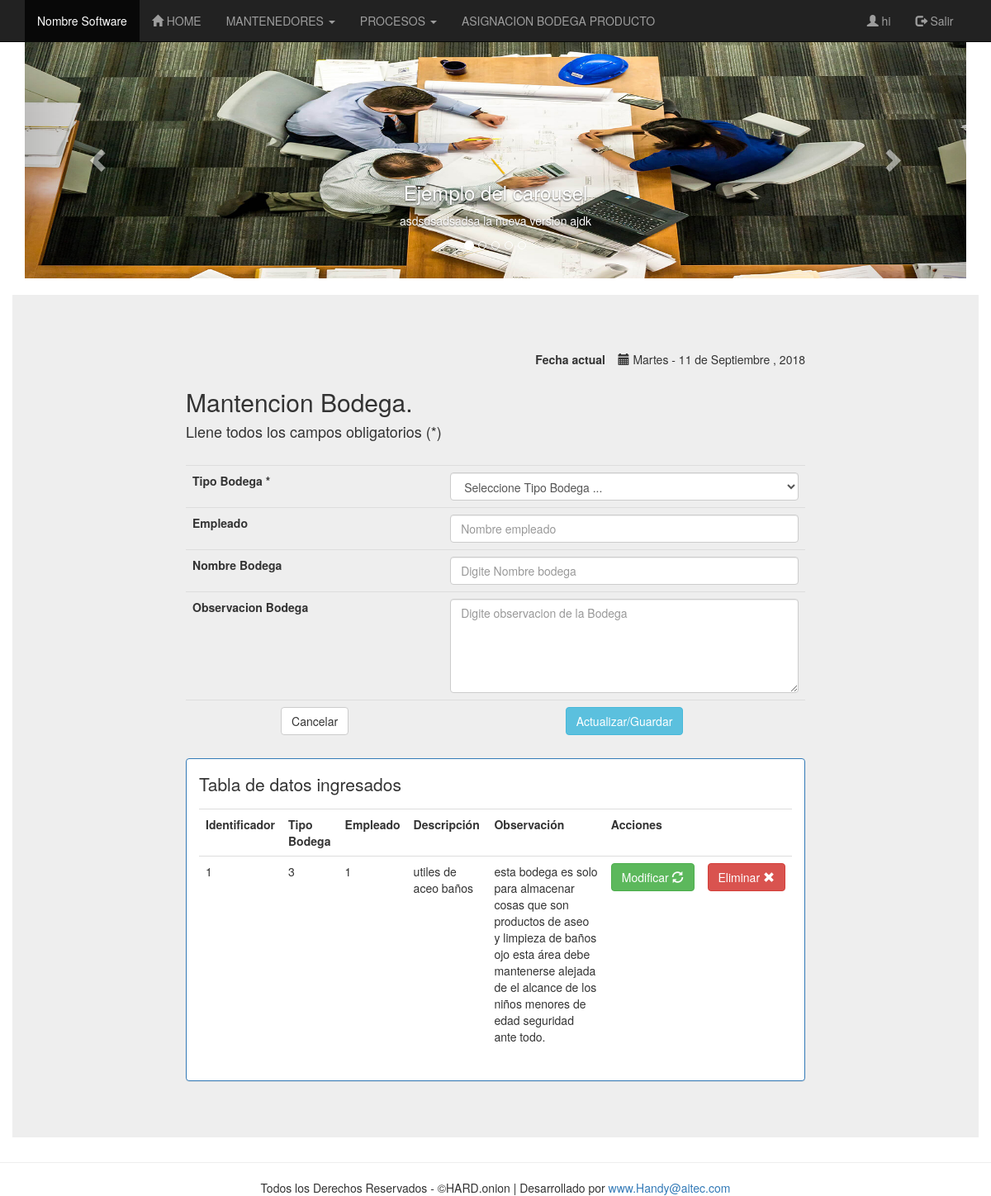
Screenshot of /index.php?control=manbodega (signed in) with the database file from the repository.
### tables this page shows
CREATE TABLE `tbodega` (
  `ID_BODEGA` int(11) NOT NULL,
  `ID_TIPO_BODEGA` int(11) NOT NULL,
  `ID_EMPLEADO` int(11) NOT NULL,
  `DESCRIPCION_BODEGA` varchar(50) DEFAULT NULL,
  `OBSERVACION_BODEGA` varchar(250) DEFAULT NULL
);

### controlador/fecha.php (called while the page is built)
<?php
$fecha = getdate();
$diaN  = date('d');
$anio  = date('Y');
$meses = ["Enero", "Febrero", "Marzo", "Abril", "Mayo", "Junio", "Julio", "Agosto", "Septiembre", "Octubre", "Noviembre", "Diciembre"];
$diaS  = ["Domingo", "Lunes", "Martes", "Miercoles", "Jueves", "Viernes", "Sábado"];
$dia   = $diaS[$fecha['wday']];
$mes   = $meses[$fecha['mon'] - 1];

### vista/manbodega.view.php (the view, shortened to what this page needs)
<div class="container jumbotron">
    <div class="row">
        <div class="col-sm-2">
        </div>
        <div class="col-sm-8">
                  <?php
include 'controlador/fecha.php';
?>
<br>
  <div class="btn-group btn-group-justified" role="group">
         <div class="fecha pull-right">
            <label>Fecha actual &nbsp;&nbsp;</label>
                    <i class="glyphicon glyphicon-calendar"></i>
                    <span><?php echo "$dia - $diaN de $mes , $anio " ?></span>
                </div></div>
             <h2> Mantencion Bodega.</h2>
                    <h4> Llene todos los campos obligatorios (*)</h4><br/>
            <table class="table" >
                <form action="#" name="bodega" method="post">
                    <tr>
                        <th>Tipo Bodega * &nbsp;</th>
                        <td><select  name="TipoBodega" id="TipoBodega"  maxlength="30" required class="form-control">
 <option value="0"> Seleccione Tipo Bodega ... </option>
                        </select>
                        </td>
                    </tr>
                     <tr>
                        <th>Empleado &nbsp;</th>
                        <td><input type="text" name="Empleado" id="Empleado" maxlength="30" required placeholder="Nombre empleado" class="form-control" onpaste="return false"></td>
                    </tr>
                      <tr>
                        <th>Nombre Bodega &nbsp;</th>
                        <td><input type="text" name="Descripcion" id="Descripcion" maxlength="50" required placeholder="Digite Nombre bodega" onkeypress="return soloLetras(event)"  class="form-control" onpaste="return false"></td>
                    </tr>
                    <tr>
                        <th>Observacion Bodega &nbsp;</th>
                        <td><textarea type="text" rows="5" name="observacion" id="observacion" maxlength="250" required placeholder="Digite observacion de la Bodega" class="form-control" onpaste="return false"></textarea> </td>
                    </tr>
                    <tr>
                        <td align="center">
                            <input type="reset" name="limpiar" value="Cancelar" class="btn btn-default">
                        </td>
                        <td align="center">
                            <input type="submit" name="enviar" value="Actualizar/Guardar" class="btn btn-info">
                        </td>
                    </tr>
                </form>
            </table>
              <div class="panel panel-primary">
        <div class="panel-body">
         <p> Tabla de datos ingresados </p>
              <div class="table-responsive">
            <table class="table">
                <tr>
                    <th>Identificador</th>
                    <th>Tipo Bodega</th>
                    <th>Empleado</th>
                    <th>Descripci&oacute;n</th>
                    <th>Observaci&oacute;n</th>
                    <th colspan="2">Acciones</th>
                </tr>
                    <?php
while ($row = mysqli_fetch_array($rs)) {
    ?>
                            <tr>
                                <td><?php echo $row['Identificador'] ?></td>
                                <td><?php echo $row['ID_TIPO_BODEGA'] ?></td>
                                <td><?php echo $row['ID_EMPLEADO'] ?></td>
                                <td><?php echo $row['DESCRIPCION_BODEGA'] ?></td>
                                <td><?php echo $row['OBSERVACION_BODEGA'] ?></td>
                                <td><button class="btn btn-success" onclick="moverBodega(<?php echo $row['Identificador'] ?>,'<?php echo $row['ID_TIPO_BODEGA'] ?>', '<?php echo $row['ID_EMPLEADO'] ?>', '<?php echo $row['DESCRIPCION_BODEGA'] ?>', '<?php echo $row['OBSERVACION_BODEGA'] ?>')">Modificar <span class="glyphicon glyphicon-refresh" aria-hidden="true"></span></button></td>
                                <td><button class="btn btn-danger" onclick="eliminaBodega(<?php echo $row['Identificador'] ?>)">Eliminar <span class="glyphicon glyphicon-remove" aria-hidden="true"></span></button></td>
                            </tr>
                            <?php
}
?>
            </table>
        </div> </div> </div> </div>
    </div>
</div>

### rows the page displays
tbodega: ID_BODEGA "1", ID_TIPO_BODEGA "3", ID_EMPLEADO "1", DESCRIPCION_BODEGA "utiles de aceo baños", OBSERVACION_BODEGA "esta bodega es solo para almacenar cosas que son productos de aseo y limpieza de baños ojo esta área debe mantenerse alejada de el alcance de los niños menores de edad seguridad ante todo."

### other values shown
$_SESSION['usuario'] "hi"
$dia "Martes"
$diaN "11"
$mes "Septiembre"
$anio "2018"
